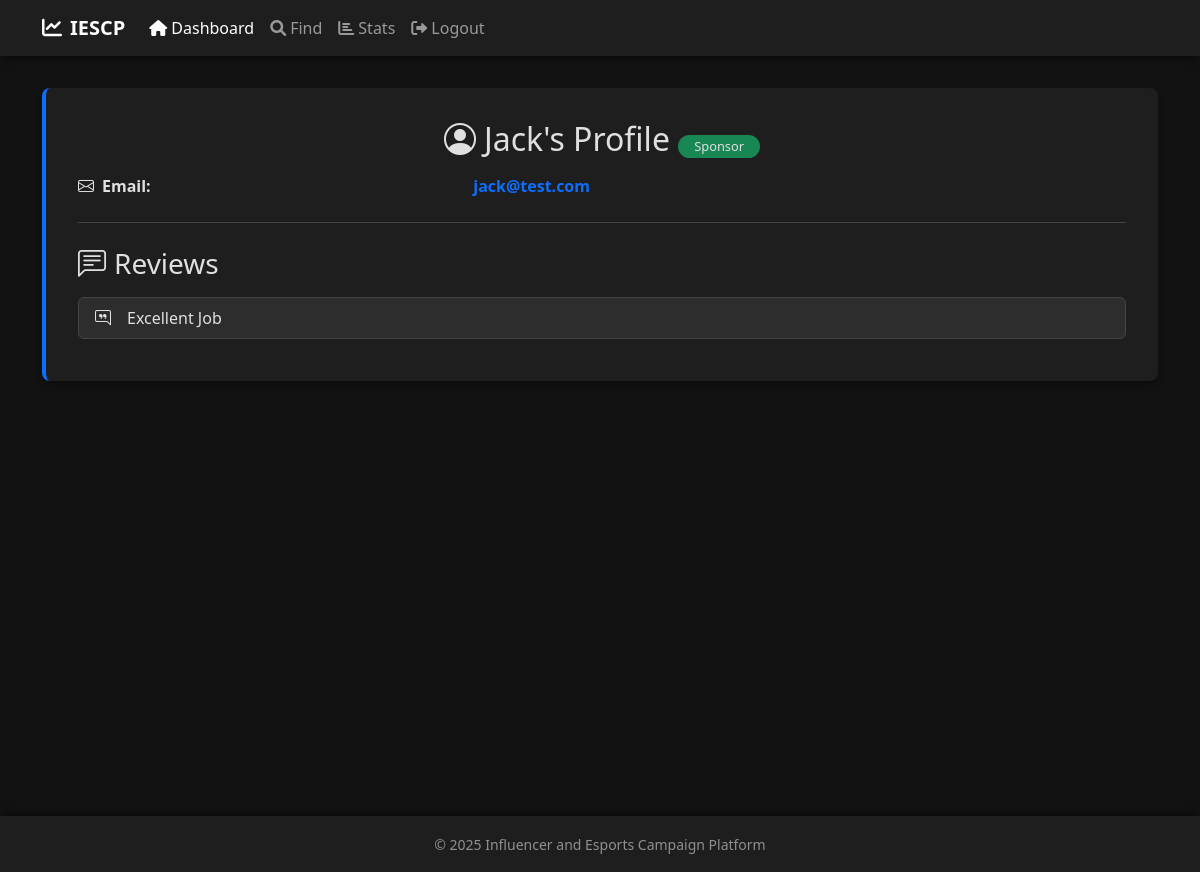
Screenshot of /profile/3 (signed in) with the database file from the repository.
### backend/models.py (models this page shows)
class Users(db.Model):
    __tablename__ = "users"
    user_id = db.Column(db.Integer, primary_key=True)
    name = db.Column(db.String)
    email = db.Column(db.String, nullable=False, unique=True)
    password = db.Column(db.String, nullable=False)
    role = db.Column(db.Integer, nullable=False)
    niche = db.Column(db.String, nullable=True)
    platform = db.Column(db.String, nullable=True)
    followers = db.Column(db.Integer, nullable=True)
    campaigns = db.relationship('Campaign', back_populates='user', lazy='joined')
    ad_requests_source = db.relationship('AdRequest', foreign_keys='AdRequest.source', back_populates='usr_source', lazy='joined')
    ad_requests_target = db.relationship('AdRequest', foreign_keys='AdRequest.target', back_populates='usr_target', lazy='joined')

class AdRequest(db.Model):
    __tablename__ = "adrequest"
    adrequest_id = db.Column(db.Integer, primary_key=True)
    campaign_id = db.Column(db.Integer, ForeignKey('campaign.campaign_id'))
    source = db.Column(db.Integer, ForeignKey('users.user_id'))
    target = db.Column(db.Integer, ForeignKey('users.user_id'))
    status = db.Column(db.String, nullable=False, default='Pending')
    payment_status = db.Column(db.String, nullable=False, default="Pending")
    amount = db.Column(db.Integer)
    review = db.Column(db.String)
    requirements = db.Column(db.String, nullable=False)
    usr_source = db.relationship("Users", foreign_keys=[source], back_populates="ad_requests_source")
    usr_target = db.relationship("Users", foreign_keys=[target], back_populates="ad_requests_target")
    campaign = db.relationship("Campaign", back_populates="ad_requests")

### backend/controllers.py (the view)
@app.route("/profile/<int:user_id>")
def profile(user_id):
    user = Users.query.filter_by(user_id=user_id).first()
    if not user:
        return "<h1>User not found</h1>", 404
    reviews = AdRequest.query.filter_by(target=user_id).filter(AdRequest.review.isnot(None)).all()
    profile_data = {
        "name": user.name,
        "email": user.email,
        "role": "Sponsor" if user.role == 2 else "Influencer",
        "reviews": reviews
    }
    if user.role == 1:  # Influencer Profile
        profile_data.update({
            "niche": user.niche,
            "followers": user.followers,
            "platform": user.platform
        })
    return render_template("profile.html", profile_data=profile_data)

### templates/profile.html (shortened to what this page needs)
<!DOCTYPE html>
<html lang="en" data-bs-theme="dark">
<head>
    <link rel="stylesheet" href="https://cdnjs.cloudflare.com/ajax/libs/font-awesome/6.0.0/css/all.min.css">
    <link href="https://cdn.jsdelivr.net/npm/bootstrap@5.3.3/dist/css/bootstrap.min.css" rel="stylesheet">
    <link rel="stylesheet" href="https://cdn.jsdelivr.net/npm/bootstrap-icons@1.11.3/font/bootstrap-icons.min.css">
</head>
<body>
    <nav class="navbar navbar-expand-lg navbar-dark mb-4">
        <div class="container">
            <a class="navbar-brand" href="#">
                <i class="fas fa-chart-line me-2"></i><b>IESCP</b>
            </a>
            <div class="collapse navbar-collapse" id="navbarNav">
                <ul class="navbar-nav">
                    <li class="nav-item">
                        {% if session['user']['role'] == 1 %}
                            <a class="nav-link active" href="/influencer_dashboard">
                                <i class="fas fa-home me-1"></i>Dashboard
                            </a>
                        {% elif session['user']['role'] == 2 %}
                            <a class="nav-link active" href="/sponsor_dashboard">
                                <i class="fas fa-home me-1"></i>Dashboard
                            </a>
                        {% endif %}
                    </li>
                    <li class="nav-item">
                        <a class="nav-link" href="/find">
                            <i class="fas fa-search me-1"></i>Find
                        </a>
                    </li>
                    <li class="nav-item">
                        <a class="nav-link" href="/stats">
                            <i class="fas fa-chart-bar me-1"></i>Stats
                        </a>
                    </li>
                    <li class="nav-item">
                        <a class="nav-link" href="/logout">
                            <i class="fas fa-sign-out-alt me-1"></i>Logout
                        </a>
                    </li>
                </ul>
            </div>
        </div>
    </nav>
    <div class="container full-height">
        <div class="profile-container">
            <div class="profile-header">
                <h2 class="text-center mb-3">
                    <i class="bi bi-person-circle me-2"></i>{{ profile_data.name }}'s Profile
                    <span class="role-badge">{{ profile_data.role }}</span>
                </h2>
                <div class="row">
                    <div class="col-md-6">
                        <p class="mb-2">
                            <i class="bi bi-envelope me-2"></i><strong>Email:</strong>
                            <span class="stat-value">{{ profile_data.email }}</span>
                        </p>
                    </div>
                </div>
            </div>
            <h3 class="mt-4 mb-3"><i class="bi bi-chat-left-text me-2"></i>Reviews</h3>
            {% if profile_data.reviews %}
                <ul class="list-group">
                    {% for review in profile_data.reviews %}
                        <li class="list-group-item">
                            <div class="d-flex align-items-center">
                                <i class="bi bi-chat-right-quote me-3"></i>
                                <p class="mb-0">{{ review.review }}</p>
                            </div>
                        </li>
                    {% endfor %}
                </ul>
            {% else %}
                <div class="no-reviews">
                    <i class="bi bi-chat-square-text display-4"></i>
                    <h4 class="mt-3">No Reviews Yet</h4>
                    <p class="text-muted">Be the first to leave a review</p>
                </div>
            {% endif %}
        </div>
    </div>
    <footer class="text-center text-white-50 py-3 mt-5">
        <div class="container">
            <small>© 2025 Influencer and Esports Campaign Platform</small>
        </div>
    </footer>
</body>
</html>

### templates/profile.html (style rules this page uses)
body { background-color: #121212; color: #e0e0e0; transition: all 0.3s ease; }
.full-height { min-height: 85vh; }
.navbar { background-color: #1e1e1e !important; box-shadow: 0 2px 10px rgba(0, 0, 0, 0.5); }
.profile-container { background-color: #1e1e1e; border: none; border-left: 4px solid #0d6efd; border-radius: 8px; box-shadow: 0 4px 6px rgba(0, 0, 0, 0.3); margin: 2rem auto; padding: 2rem; transition: all 0.3s ease; }
.list-group-item { background-color: #2d2d2d; border: 1px solid #444; color: #e0e0e0; margin-bottom: 10px; transition: all 0.3s ease; }
.stat-value { color: #0d6efd; float: right; font-weight: bold; }
.profile-header { border-bottom: 1px solid #444; margin-bottom: 1.5rem; padding-bottom: 1rem; }
footer { background-color: #1e1e1e !important; box-shadow: 0 -2px 10px rgba(0, 0, 0, 0.5); }
.role-badge { background-color: #198754; border-radius: 20px; display: inline-block; font-size: 0.8rem; padding: 0.25rem 1rem; }

### rows the page displays
Users: name "Jack", email "jack@test.com"
AdRequest: review "Excellent Job"

### other values shown
{{ profile_data.role }} "Sponsor"
